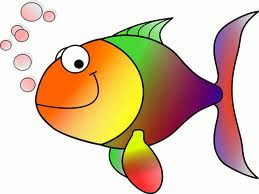
//> input picture opencv/images/HappyFish.jpg, 259 x 194 px
$ ./DFT ../images/HappyFish.jpg   (built with g++ and OpenCV 4)
//> lines starting //> are read from the running program, lines starting //| are printed output that depends on the picture
// This samples shows how to calculate and display the magnitude image of a DFT

// DFT performance is fastest for images sizes that multiples of 2, 3, and 5.
// Therefore, it is a good idea to pad border values to get to such a size.
//      int getOptimalDFTSize(int vecsize), returns the minimum number that is greater than or eqaul to inpu so that the DFT can be processed efficiently

#include "opencv2/core/core.hpp"
#include "opencv2/imgproc/imgproc.hpp"
#include "opencv2/highgui/highgui.hpp"
#include <iostream>

using namespace cv;
using namespace std;

int main(int argc, char ** argv){

    if( argc != 2)
    {
        cout << "Usage: DFT path_to_image" << endl;
        return -1;
    }

    // Read the file
    Mat I = imread(argv[1], CV_LOAD_IMAGE_GRAYSCALE);
//> I: 194 rows x 259 cols, CV_8UC1; min 0, max 255, mean 200.4
    if( I.empty())
    {
        return -1;
    }

    // pad border of image to get an optimal size (multiple of 2,3, or 5)
    // NOTE: when src is a ROI, the copy will use pixels outside of the ROI
    // for the border unless instructed not to
    Mat padded;
    int m = getOptimalDFTSize( I.rows );
//> m = 200
    int n = getOptimalDFTSize( I.cols );
//> n = 270
    copyMakeBorder(I, padded, 0, m - I.rows, 0, n - I.cols, BORDER_CONSTANT,
            Scalar::all(0));
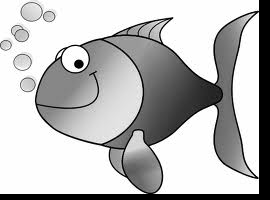
//> padded: 200 rows x 270 cols, CV_8UC1; min 0, max 255, mean 186.5

    // make space for the complex and real values resulting from the DFT
    Mat planes[] = {Mat_<float>(padded), Mat::zeros(padded.size(), CV_32F)};
//> planes[1]: 200 rows x 270 cols, CV_32FC1; every value is 0
    Mat complexI;
    merge(planes, 2, complexI);

    // make the DFT as an in-place calculation (same input and output)
    dft(complexI, complexI);

    // transform the real and complex values to magnitude
    // planes[0] = Re(DFT(I))
    // planes[1] = Im(DFT(I))
    // void magnitude(inputArray x, inputArray y, outputArray magnitude);
    // mag(I) = sqrt(x(I)^2 + y(I)^2)
    split(complexI, planes);
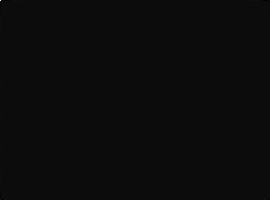
//> planes[0]: 200 rows x 270 cols, CV_32FC1; min -519518.1, max 10070156, mean 254; drawn with min black and max white
    magnitude(planes[0], planes[1], planes[0]);
    Mat magI = planes[0];

    // the dynamic range of the Fourier coefficients are too large to be
    // displayed on screen, therefore, we switch to a log scale
    // void log(inputArray src, outputArray dst);
    // log_mag = log(1 + mag)
    magI += Scalar::all(1);
    log(magI, magI);

    // crop out the padded border and rearrange the quadrants so that the
    // origin corresponds with the image center
    magI = magI(Rect(0, 0, magI.cols & -2, magI.rows & -2));
    int cx = magI.cols/2;
//> cx = 135
    int cy = magI.rows/2;
//> cy = 100

    Mat q0(magI, Rect(0, 0, cx, cy)); // top-left, create a ROI per quadrant
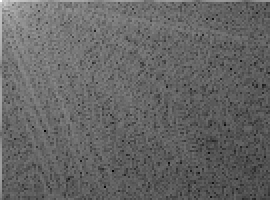
//> q0: 100 rows x 135 cols, CV_32FC1 (shown 2 times larger); min 3.08, max 16.13, mean 8.26; drawn with min black and max white
    Mat q1(magI, Rect(cx, 0, cx, cy)); // top-right
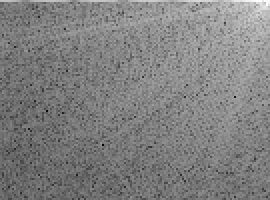
//> q1: 100 rows x 135 cols, CV_32FC1 (shown 2 times larger); min 2.95, max 13.36, mean 8.22; drawn with min black and max white
    Mat q2(magI, Rect(0, cy, cx, cy)); // bottom-left
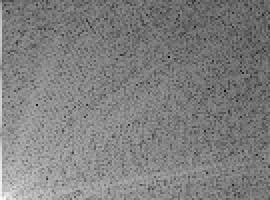
//> q2: 100 rows x 135 cols, CV_32FC1 (shown 2 times larger); min 2.95, max 13.45, mean 8.21; drawn with min black and max white
    Mat q3(magI, Rect(cx, cy, cx, cy)); // bottom-right
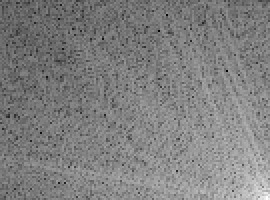
//> q3: 100 rows x 135 cols, CV_32FC1 (shown 2 times larger); min 3.08, max 13.27, mean 8.2; drawn with min black and max white

    Mat tmp;            // swap quadrants (top-left with bottom-right)
    q0.copyTo(tmp);
    q3.copyTo(q0);
    tmp.copyTo(q3);

    q1.copyTo(tmp);     // swap quadrants (top-right with bottom-left)
    q2.copyTo(q1);
    tmp.copyTo(q2);
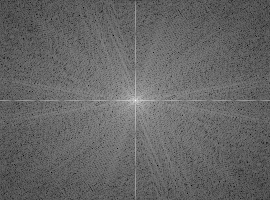
//> magI: 200 rows x 270 cols, CV_32FC1; min 2.95, max 16.13, mean 8.22; drawn with min black and max white

    // normalize the display range to values between 0 - 1
    // to be able to view them in an image
    normalize(magI, magI, 0, 1, CV_MINMAX);

    // show the result!
    imshow("Input Image", I);
    imshow("spectrum magnitude", magI);
    waitKey();

    return 0;
}
